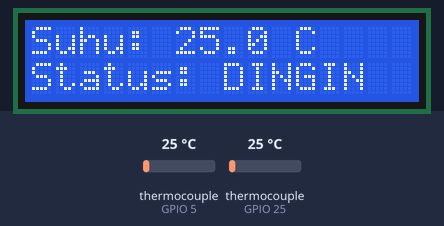
The sketch below on a simulated ESP32. Parts: 16×2 character LCD. Wiring (inferred from the names in the program): 2 × MAX6675 thermocouple converter: CS GPIO 5 / CS GPIO 25. The test bench sets the inputs (shaded band); at power-on: thermocouple (sensors on GPIO 25, GPIO 5) 25 °C. What the sketch prints to the serial monitor is not drawn.

Above: at 2.2 s.
2.3 s: thermocouple (sensor on GPIO 25) set to 294 °C
At 3.0 s:
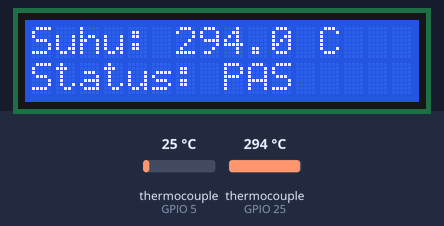
5.3 s: thermocouple (sensor on GPIO 25) set to 6 °C
At 5.9 s:
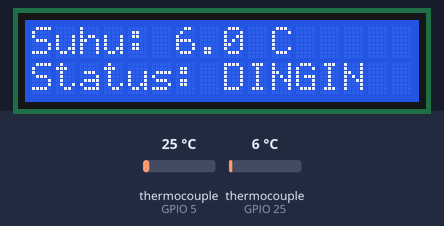
7.1 s: thermocouple (sensor on GPIO 25) set to 75 °C
At 8.7 s:
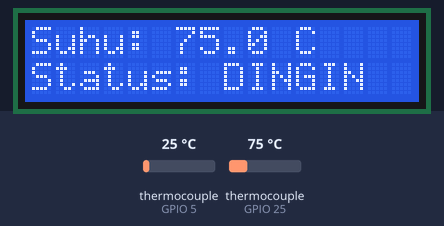
9.1 s: thermocouple (sensor on GPIO 25) set to 0 °C
At 10.2 s:
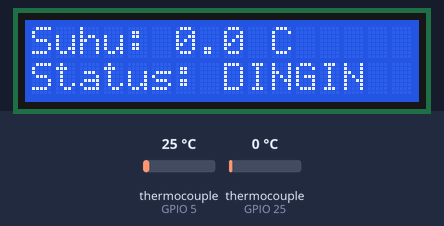
Timing chart, 0 to 12.1 s (numbered marks = the images above; inputs shaded):
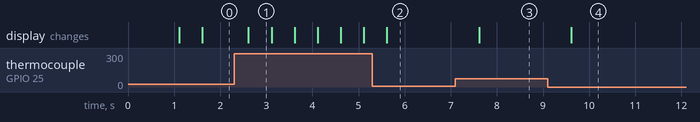

Measured:
- after the input at 2.3 s, the display: changes after 0.31 s (image 1)
- after the input at 7.1 s, the display: changes after 0.51 s (image 3)
- after the input at 9.1 s, the display: changes after 0.51 s (image 4)
- what the display in image 1 shows lasts 0.5 s, from 2.6 s to 3.1 s

The sketch:

PengukurSuhuSolderMAX6675.ino
```cpp
// Pengukur Suhu Solder — ESP32 + MAX6675 + LCD I2C 16x2 + Buzzer
//
// Alat kecil pengukur suhu ujung solder: termokopel tipe K ditempel di
// ujung solder, modul MAX6675 mengubah tegangan termokopel jadi suhu
// digital, ESP32 menampilkannya di LCD 16x2 lengkap dengan status
// (DINGIN / PAS / PANAS). Kalau suhu turun di bawah ambang, buzzer
// berbunyi — tandanya solder belum cukup panas untuk menyambung.
//
// Angka acuan (datasheet + praktik menyolder):
//   Timah Sn63/Pb37 (eutektik) meleleh di 183 C; timah bebas timbal
//   SAC305 meleleh di 217 C. Suhu kerja solder yang baik 300-350 C.
//   Di bawah 250 C sambungan rawan dingin (cold joint, retak).
//   Di atas 380 C fluks gosong dan komponen/pad bisa rusak.
//   MAX6675 (Maxim Integrated): termokopel tipe K, rentang 0-1024 C,
//   resolusi 0,25 C, antarmuka SPI, kompensasi cold-junction internal.
//   Modul MAX6675 TIDAK butuh library eksternal: protokolnya cuma baca
//   16 bit lewat SPI — bit 14..3 = suhu x 4, bit 2 = 1 bila termokopel
//   putus/tidak terpasang. Karena itu sketch ini hanya memakai SPI.h
//   (bawaan core ESP32) + LiquidCrystal_I2C.
//
// Wiring:
//   MAX6675 VCC -> ESP32 3V3
//   MAX6675 GND -> ESP32 GND
//   MAX6675 SCK -> ESP32 GPIO18 (SCK VSPI)
//   MAX6675 SO  -> ESP32 GPIO19 (MISO VSPI)
//   MAX6675 CS  -> ESP32 GPIO5  (SS VSPI)
//   LCD 16x2 I2C (0x27): VCC -> ESP32 VIN (5 V), GND -> GND,
//     SDA -> GPIO21, SCL -> GPIO22
//   Buzzer + -> ESP32 GPIO25 (aktif HIGH)
//   Buzzer - -> ESP32 GND
//
// Library yang dibutuhkan (Arduino IDE / arduino-cli):
//   LiquidCrystal_I2C 1.1.2
//
// Compile:
//   arduino-cli compile --fqbn esp32:esp32:esp32 PengukurSuhuSolderMAX6675
//
// Skema + repo: https://github.com/oerban70-cloud/pengukur-suhu-solder-max6675

#include <SPI.h>
#include <Wire.h>
#include <LiquidCrystal_I2C.h>

// ---------------------------------------------------------------------------
// Konfigurasi — semua angka yang bisa diubah ada di sini, bukan di tengah kode
// ---------------------------------------------------------------------------

// Nyalakan buzzer peringatan atau tidak (false = tanpa buzzer)
#define USE_BUZZER true

// Pin SPI modul MAX6675 (pin default VSPI ESP32 DevKit)
const uint8_t PIN_MAX6675_CS  = 5;   // Chip Select
const uint8_t PIN_MAX6675_SCK = 18;  // Clock
const uint8_t PIN_MAX6675_SO  = 19;  // Data keluar dari MAX6675 (MISO)

// Pin buzzer aktif (HIGH = bunyi)
const uint8_t PIN_BUZZER = 25;

// Pin bus I2C (pin default ESP32 DevKit)
const uint8_t PIN_I2C_SDA = 21;
const uint8_t PIN_I2C_SCL = 22;

// Alamat I2C LCD 16x2
const uint8_t ADDR_LCD = 0x27;

// --- Ambang suhu (derajat Celsius) ---
// Di bawah ambang ini solder terlalu dingin: sambungan rawan cold joint.
const float SUHU_MIN_BAIK_C = 250.0;
// Di atas ambang ini solder terlalu panas: fluks gosong, pad bisa lepas.
const float SUHU_MAKS_BAIK_C = 380.0;

// Seberapa sering suhu dibaca dan LCD diperbarui (milidetik)
const unsigned long INTERVAL_BACA_MS = 500;

// Durasi bunyi buzzer tiap peringatan (milidetik)
const unsigned long DURASI_BUNYI_MS = 200;

// --- Konstanta MAX6675 (datasheet) ---
// Suhu = (bit 14..3) x 0,25 C. Bit 2 = 1 berarti termokopel putus.
const float RESOLUSI_MAX6675_C = 0.25;
const uint16_t MASK_SUHU_MAX6675 = 0x7FF8;  // bit 14..3
const uint16_t BIT_TERMOKOPEL_PUTUS = 0x0004;  // bit 2

// ---------------------------------------------------------------------------
// Objek global
// ---------------------------------------------------------------------------

LiquidCrystal_I2C lcd(ADDR_LCD, 16, 2);

// ---------------------------------------------------------------------------
// Baca suhu dari MAX6675 lewat SPI (tanpa library eksternal)
// Mengembalikan suhu dalam Celsius, atau NAN bila termokopel putus.
// ---------------------------------------------------------------------------
float bacaSuhuMax6675() {
  digitalWrite(PIN_MAX6675_CS, LOW);
  delayMicroseconds(1);
  // MAX6675 mengirim 16 bit: bit 15 dummy, bit 14..3 suhu, bit 2 putus.
  uint16_t mentah = SPI.transfer16(0x0000);
  digitalWrite(PIN_MAX6675_CS, HIGH);

  if (mentah & BIT_TERMOKOPEL_PUTUS) {
    return NAN;  // termokopel tidak terpasang / putus
  }
  uint16_t nilai = (mentah & MASK_SUHU_MAX6675) >> 3;
  return nilai * RESOLUSI_MAX6675_C;
}

// ---------------------------------------------------------------------------
// Status suhu: 0 = DINGIN, 1 = PAS, 2 = PANAS
// ---------------------------------------------------------------------------
uint8_t statusSuhu(float suhuC) {
  if (suhuC < SUHU_MIN_BAIK_C) return 0;
  if (suhuC > SUHU_MAKS_BAIK_C) return 2;
  return 1;
}

const char* teksStatus(uint8_t status) {
  if (status == 0) return "DINGIN";
  if (status == 2) return "PANAS!";
  return "PAS";
}

// ---------------------------------------------------------------------------
// Tampilkan suhu + status di LCD 16x2
//   Baris 1: "Suhu: 321.5 C"
//   Baris 2: "Status: PAS"
// ---------------------------------------------------------------------------
void tampilkanLcd(float suhuC, bool termokopelOk) {
  lcd.clear();
  lcd.setCursor(0, 0);
  if (!termokopelOk) {
    lcd.print("Termokopel?");
    lcd.setCursor(0, 1);
    lcd.print("Cek kabel K");
    return;
  }
  lcd.print("Suhu: ");
  lcd.print(suhuC, 1);
  lcd.print(" C");
  lcd.setCursor(0, 1);
  lcd.print("Status: ");
  lcd.print(teksStatus(statusSuhu(suhuC)));
}

// ---------------------------------------------------------------------------
// Bunyikan buzzer sekali (non-blocking: pakai delay pendek di loop utama)
// ---------------------------------------------------------------------------
void bunyikanBuzzer() {
#if USE_BUZZER
  digitalWrite(PIN_BUZZER, HIGH);
  delay(DURASI_BUNYI_MS);
  digitalWrite(PIN_BUZZER, LOW);
#endif
}

// ---------------------------------------------------------------------------
void setup() {
  Serial.begin(115200);
  Serial.println("Pengukur Suhu Solder — ESP32 + MAX6675 + LCD I2C");

  // SPI VSPI default: SCK 18, MISO 19, MOSI 23 (tidak dipakai MAX6675).
  // MAX6675 maks 4,3 MHz — pakai 2,5 MHz supaya aman.
  SPI.begin(PIN_MAX6675_SCK, PIN_MAX6675_SO, -1, PIN_MAX6675_CS);
  SPI.beginTransaction(SPISettings(2500000, MSBFIRST, SPI_MODE0));

  pinMode(PIN_MAX6675_CS, OUTPUT);
  digitalWrite(PIN_MAX6675_CS, HIGH);

  pinMode(PIN_BUZZER, OUTPUT);
  digitalWrite(PIN_BUZZER, LOW);

  Wire.begin(PIN_I2C_SDA, PIN_I2C_SCL);
  lcd.init();
  lcd.backlight();
  lcd.setCursor(0, 0);
  lcd.print("Suhu Solder");
  lcd.setCursor(0, 1);
  lcd.print("MAX6675 siap");
  delay(1000);
}

// ---------------------------------------------------------------------------
void loop() {
  static unsigned long terakhirBaca = 0;
  unsigned long sekarang = millis();
  if (sekarang - terakhirBaca < INTERVAL_BACA_MS) return;
  terakhirBaca = sekarang;

  float suhuC = bacaSuhuMax6675();
  bool termokopelOk = !isnan(suhuC);

  tampilkanLcd(suhuC, termokopelOk);

  if (termokopelOk) {
    uint8_t status = statusSuhu(suhuC);
    Serial.print("Suhu: ");
    Serial.print(suhuC, 1);
    Serial.print(" C, status: ");
    Serial.println(teksStatus(status));
    // Peringatan hanya saat suhu di luar rentang baik
    if (status != 1) {
      bunyikanBuzzer();
    }
  } else {
    Serial.println("Termokopel putus / tidak terpasang!");
    bunyikanBuzzer();
  }
}
```
